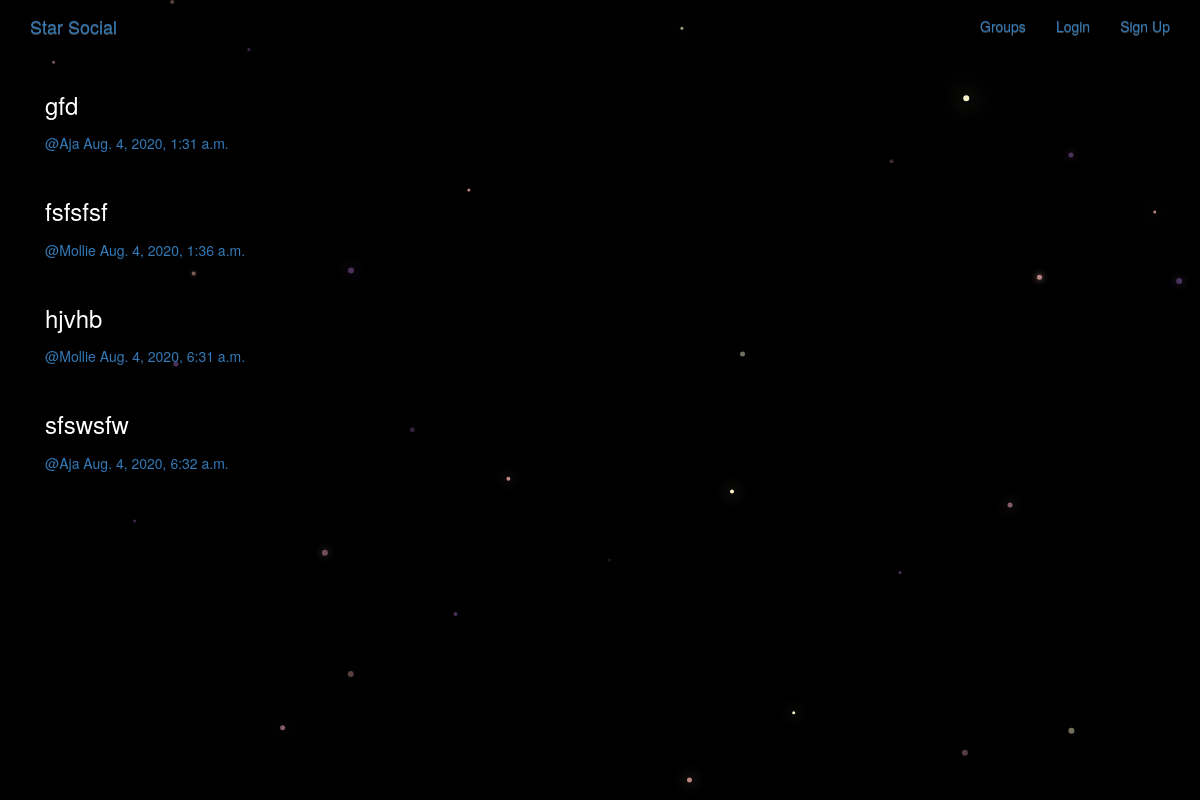
/posts/, run on the app's committed database.
### posts/models.py (models this page shows, shortened)
class Post(models.Model):
    user = models.ForeignKey(User,related_name='posts',on_delete=models.CASCADE)
    created_at = models.DateTimeField(auto_now=True)
    message = models.TextField()
    message_html = models.TextField(editable=False)
    group = models.ForeignKey(Group, related_name='posts',null=True,blank=True,on_delete=models.CASCADE)
    class Meta:
        ordering = ['created_at']
        unique_together = ['user', 'message']

### posts/views.py (the view)
# urls.py: path('',views.PostList.as_view(),name="all"),
class PostList(SelectRelatedMixin,generic.ListView):
    model = models.Post
    select_related = ('user','group')

### posts/templates/posts/post_list.html (shortened to what this page needs)
{% extends 'posts/post_base.html' %}
{% load bootstrap3 %}
{% block post_content %}
  <div class="col-md-8">
    {% for post in post_list %}
      {% include 'posts/_post.html' %}
    {% endfor %}
  </div>
{% endblock %}

### posts/templates/posts/_post.html (shortened to what this page needs)
<div class="post media">
  <h3>{{post.message_html|safe}}</h3>
  <div class="media-body">
    <span class="username">
    <a href="{% url 'posts:for_user' username=post.user.username %}">@{{post.user.username}}</a>
  </span>
  <time class='time'>
  <a href="{% url 'posts:single' username=post.user.username pk=post.pk %}">{{post.created_at}}</a>
  </time>
  </div>
</div>

### static/simplesocial/css/master.css (style rules this page uses)
body { margin: 0; overflow: hidden; background-color: black; color:white; }

### data on the page
Post: message_html "gfd", user.username "Aja", created_at "Aug. 4, 2020, 1:31 a.m."
Post: message_html "fsfsfsf", user.username "Mollie", created_at "Aug. 4, 2020, 1:36 a.m."
Post: message_html "hjvhb", user.username "Mollie", created_at "Aug. 4, 2020, 6:31 a.m."
Post: message_html "sfswsfw", user.username "Aja", created_at "Aug. 4, 2020, 6:32 a.m."
